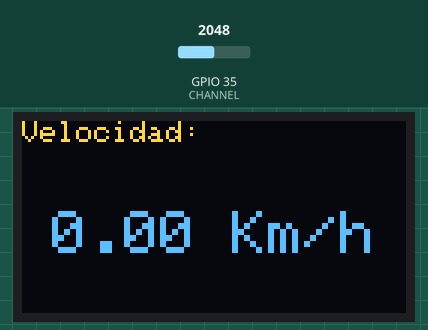
The sketch below on a simulated ESP32. Parts: 128×64 one-colour display. Inputs (shaded band) come from the test bench; at power-on: GPIO 35 (CHANNEL) = 2048. The OLED is the two-colour kind (top 16 rows yellow); WiFi joins after 1.5 s; servers stay silent unless stated; what the sketch prints to the serial monitor is not drawn.

Above: at 1.7 s.

The sketch:

FFT_FINAL.ino
```cpp
// (licence header left out)
#include <Wire.h>
#include <Adafruit_GFX.h>
#include <Adafruit_SSD1306.h>
#include "arduinoFFT.h"
#include "ThingSpeak.h"
#include "WiFi.h"

arduinoFFT FFT = arduinoFFT(); /* Create FFT object */
/*
These values can be changed in order to evaluate the functions
*/
#define CHANNEL 35
// PANTALLA OLED
#define ANCHO 128
#define ALTO 64


const uint16_t samples = 256; //This value MUST ALWAYS be a power of 2
const double samplingFrequency = 15000; //Hz, must be less than 10000 due to ADC

unsigned int sampling_period_us;
unsigned long microseconds;

/*
These are the input and output vectors
Input vectors receive computed results from FFT
*/


double vReal[samples];
double vImag[samples];
float fd;
float vel;
#define SCL_INDEX 0x00
#define SCL_TIME 0x01
#define SCL_FREQUENCY 0x02
#define SCL_PLOT 0x03
#define OLED_RESET -1
Adafruit_SSD1306 oled(ANCHO,ALTO, &Wire, OLED_RESET);


// INICIALIZAR WIFI
const char* ssid = "POCOX3";
const char* password = "pocox5597";

unsigned long channelId = 1915797;
const char* WriteAPIKey = "Z2WF768I7D3PWMIK";

WiFiClient Client;


void setup()
{
  sampling_period_us = round(1000000*(1.0/samplingFrequency));
  Serial.begin(115200);
  while(!Serial);
  //Serial.println("Ready");
//INICIAR CONEXION WIFI //

  WiFi.begin(ssid,password);
  while (WiFi.status() != WL_CONNECTED){
    delay(500);
    Serial.print("Conectando...");

   }
   Serial.print("Conectado");
   //Iniciar ThingSpeak
   ThingSpeak.begin(Client);

  /* INICIAR OLED */
  Wire.begin();
  oled.begin(SSD1306_SWITCHCAPVCC,0x3C);
  oled.clearDisplay();
}

void loop()
{
  /*SAMPLING*/
  microseconds = micros();
  for(int i=0; i<samples; i++)
  {
      vReal[i] = analogRead(CHANNEL);
      vImag[i] = 0;
      while(micros() - microseconds < sampling_period_us){
        //empty loop
      }
      microseconds += sampling_period_us;


  }


  /* Print the results of the sampling according to time */
  //Serial.println("Data:");
  PrintVector(vReal, samples, SCL_TIME);
  FFT.Windowing(vReal, samples, FFT_WIN_TYP_HAMMING, FFT_FORWARD);  /* Weigh data */
  //Serial.println("Weighed data:");
  PrintVector(vReal, samples, SCL_TIME);
  FFT.Compute(vReal, vImag, samples, FFT_FORWARD); /* Compute FFT */
  //Serial.println("Computed Real values:");
  PrintVector(vReal, samples, SCL_INDEX);
  //Serial.println("Computed Imaginary values:");
  PrintVector(vImag, samples, SCL_INDEX);
  FFT.ComplexToMagnitude(vReal, vImag, samples); /* Compute magnitudes */
  //Serial.println("Computed magnitudes:");
  PrintVector(vReal, (samples >> 1), SCL_FREQUENCY);
  double x = FFT.MajorPeak(vReal, samples, samplingFrequency);
  Serial.println("");
  Serial.println(x, 6); //Print out what frequency is the most dominant.
  fd=x;
  vel=fd/44;
  Serial.print(fd/44);Serial.print("km/h");


  // ENVIAR A LA NUBE
  /*
    ThingSpeak.setField(1,vel);
    ThingSpeak.writeFields(channelId,WriteAPIKey);
    Serial.println("Datos enviados a la nube");
    delay(14000);
  */

  //IMPRIMIR VALORES EN OLED//
      oled.clearDisplay();
      oled.setTextColor(WHITE); //NO MULTIPLES COLORES
      oled.setCursor(0,0); //ELIGE COORDENADAS PARA COMENEZAR A ESCRIBIR
      oled.setTextSize(1); //TAMAÑO DEL TEXTO
      oled.print("Velocidad:");
      oled.setCursor(10,30); // NUEVAS COORDENADAS
      oled.setTextSize(2);   //TAMAÑO DE TEXTO
      oled.print(vel);
      oled.print(" Km/h");
      oled.display();


  //while(1); /* Run Once */
  delay(2000); /* Repeat after delay */
}


void PrintVector(double *vData, uint16_t bufferSize, uint8_t scaleType)
{
  for (uint16_t i = 0; i < bufferSize; i++)
  {
    double abscissa;
    /* Print abscissa value */
    switch (scaleType)
    {
      case SCL_INDEX:
        abscissa = (i * 1.0);
	break;
      case SCL_TIME:
        abscissa = ((i * 1.0) / samplingFrequency);
	break;
      case SCL_FREQUENCY:
        abscissa = ((i * 1.0 * samplingFrequency) / samples);
	break;
    }
    //Serial.println(abscissa, 6);
    if(scaleType==SCL_FREQUENCY)
    //Serial.println("Hz");
    Serial.print(" ");
   // //Serial.println(vData[i], 4);
  }


}
```
